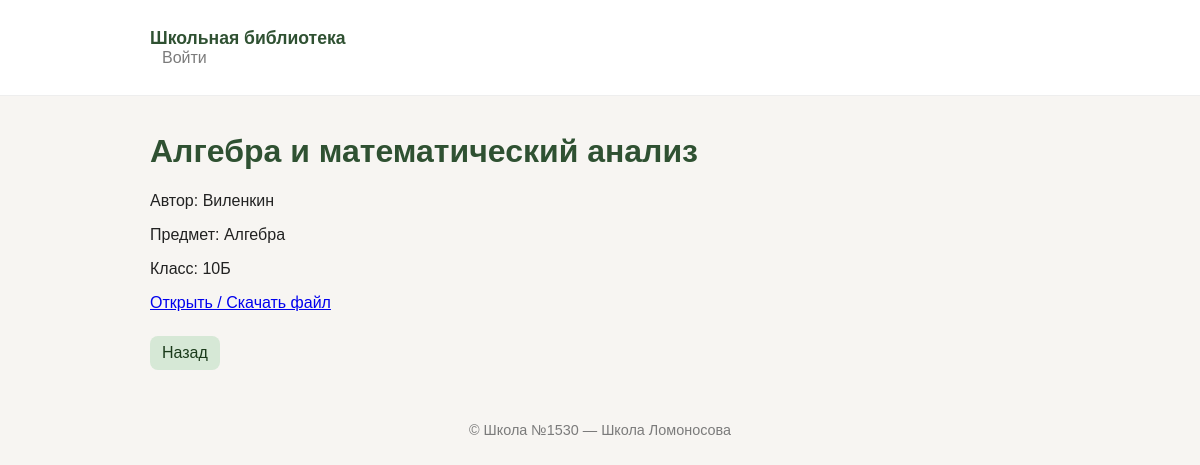
Page /m/6/ on the committed database.
### library/models.py (models this page shows, shortened)
class Material(models.Model):
    title = models.CharField(max_length=200)
    author = models.CharField(max_length=200, blank=True)
    file = models.FileField(upload_to='materials/', blank=True, null=True)
    discipline = models.ForeignKey(Discipline, on_delete=models.CASCADE)
    school_class = models.ForeignKey(SchoolClass, on_delete=models.CASCADE)
    uploaded_by = models.ForeignKey(User, on_delete=models.SET_NULL, null=True, blank=True)
    created_at = models.DateTimeField(auto_now_add=True)

class Discipline(models.Model):
    name = models.CharField(max_length=120)
    def __str__(self): return self.name

class SchoolClass(models.Model):
    name = models.CharField(max_length=40)
    def __str__(self): return self.name

### library/views.py (the view)
# urls.py: path('m/<int:pk>/', views.material_view, name='material_view'),
def material_view(request, pk):
    mat = get_object_or_404(Material, pk=pk)
    return render(request,'library/material_view.html',{'material':mat})

### templates/library/material_view.html
{% extends 'library/base.html' %}
{% block content %}
<h1>{{ material.title }}</h1>
<p>Автор: {{ material.author }}</p>
<p>Предмет: {{ material.discipline }}</p>
<p>Класс: {{ material.school_class }}</p>
{% if material.file %}
  <p><a href="{{ material.file.url }}" target="_blank">Открыть / Скачать файл</a></p>
{% endif %}
<a href="javascript:history.back()" class="btn">Назад</a>
{% endblock %}

### static/css/style.css (style rules this page uses)
:root { --bg:#f7f5f2;--card:#ffffff;--accent:#d6e8d6;--muted:#7b7b7b; }
body { font-family:Arial,Helvetica,sans-serif;background:var(--bg);color:#222;margin:0 }
h1 { color:#2f5132 }
.btn { display:inline-block;padding:8px 12px;background:var(--accent);border-radius:8px;text-decoration:none;color:#1b3b1b;margin:8px 0 }

### rows in the picture
Material: title "Алгебра и математический анализ", author "Виленкин", discipline "Алгебра", school_class "10Б"
